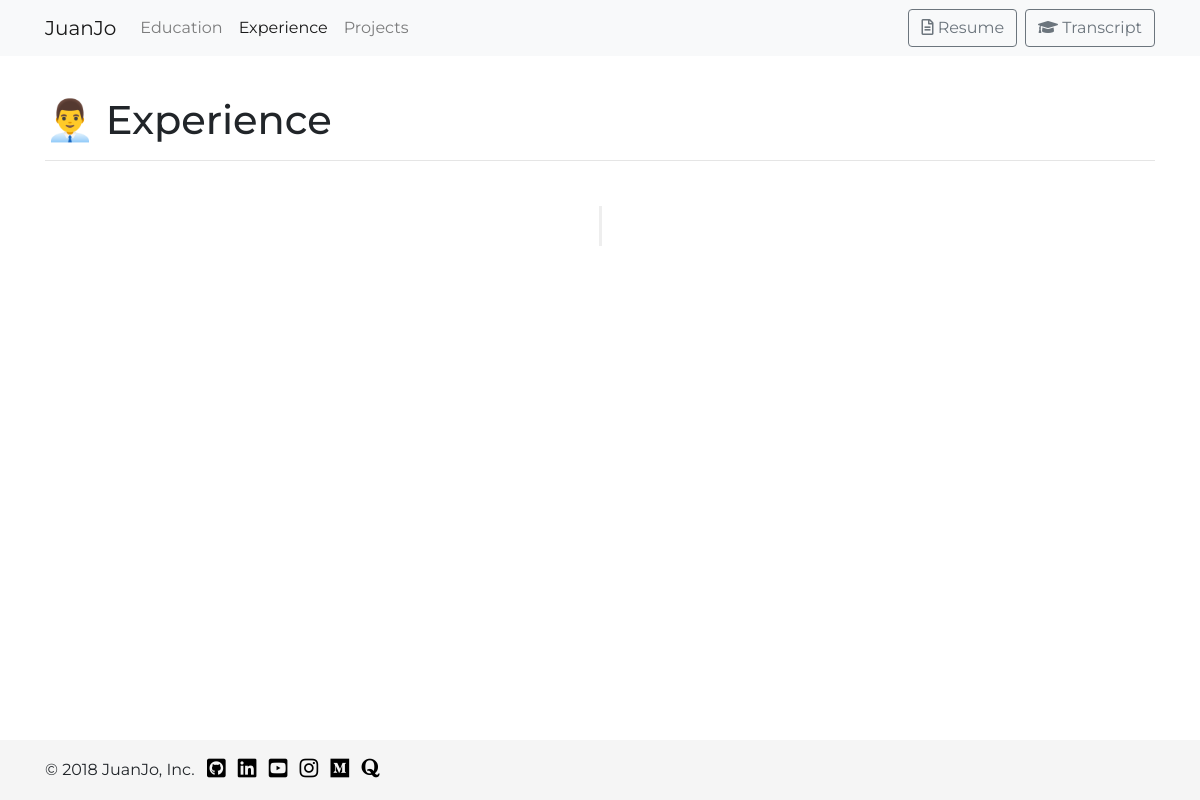
Page /experience on the earlier database version.
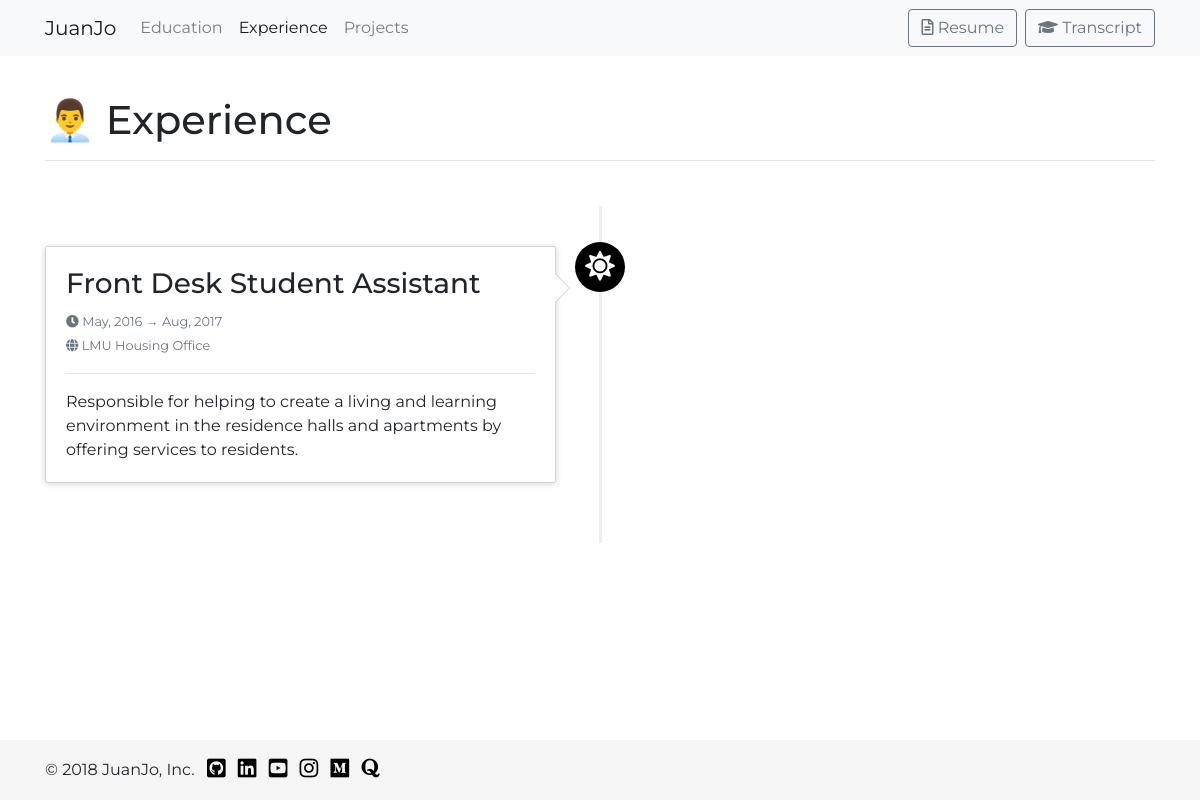
Same page on the later database version.
### portfolio/models.py (models this page shows, shortened)
class Experience(models.Model):
    title = models.CharField(max_length=32)
    content = models.TextField()
    from_date = models.DateField()
    to_date = models.DateField()
    location = models.CharField(max_length=32)
    icon = models.CharField(max_length=32, default="fas fa-sun")

### portfolio/views.py (the view)
# urls.py: path("experience", views.experience, name='experience'),
def experience(request):
    context = {
        "experiences": Experience.objects.order_by('from_date').reverse(),
        "nbar": "experience"
    }
    return render(request, "portfolio/experience.html", context)

### portfolio/templates/portfolio/experience.html
{% extends "portfolio/navbar.html" %}
{% block title %}👨‍💼 Experience{% endblock %}
{% block content %}
    <ul class="timeline">
    {% for experience in experiences %}
      <li class="timeline{% if forloop.counter|divisibleby:2 %}-inverted{% endif %}">
        <div class="timeline-badge primary"><i class="{{ experience.icon }} fa-lg"></i></div>
        <div class="timeline-panel">
            <div class="timeline-heading">
              <h3 class="timeline-title">{{ experience.title }}</h3>
              <p>
                <small class="text-muted"><i class="fas fa-clock"></i> {{ experience.from_date|date:'M, Y' }} → {{ experience.to_date|date:'M, Y' }}</small><br>
                <small class="text-muted"><i class="fas fa-globe"></i> {{ experience.location }} </small>
              </p>
              <hr>
            </div>
            <div class="timeline-body">
              <p>{{ experience.content }}</p>
            </div>
        </div>
    </li>
    {% endfor %}
  </ul>
{% endblock %}

Differences in the rows shown:
added Experience: title "Front Desk Student Assistant", from_date "May, 2016", to_date "Aug, 2017", location "LMU Housing Office", content "Responsible for helping to create a living and learning environment in the residence halls and apartments by offering services to residents."
